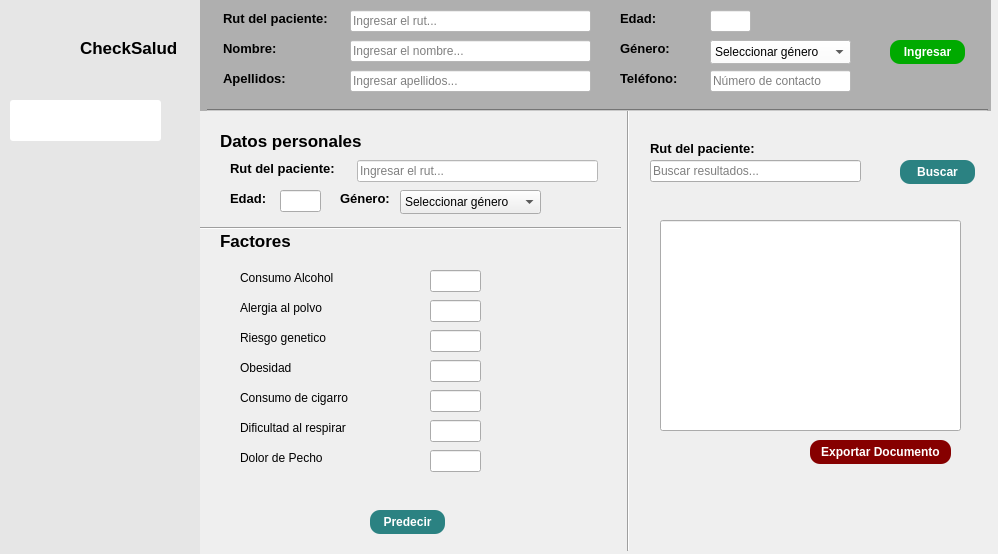
<?xml version="1.0" encoding="UTF-8"?>
<ui version="4.0">
 <class>MainWindow</class>
 <widget class="QMainWindow" name="MainWindow">
  <property name="geometry">
   <rect>
    <x>0</x>
    <y>0</y>
    <width>998</width>
    <height>554</height>
   </rect>
  </property>
  <property name="windowTitle">
   <string>Panel</string>
  </property>
  <property name="windowIcon">
   <iconset>
    <normaloff>icons/app.png</normaloff>icons/app.png</iconset>
  </property>
  <widget class="QWidget" name="centralwidget">
   <widget class="QWidget" name="menu_desplegable" native="true">
    <property name="geometry">
     <rect>
      <x>0</x>
      <y>0</y>
      <width>200</width>
      <height>751</height>
     </rect>
    </property>
    <property name="maximumSize">
     <size>
      <width>200</width>
      <height>16777215</height>
     </size>
    </property>
    <property name="styleSheet">
     <string notr="true">QWidget{
	background-color: rgb(230, 230, 230);
	color: black;
}

QPushButton{
	height: 30px;
	border:none;
}</string>
    </property>
    <widget class="QLabel" name="label_2">
     <property name="geometry">
      <rect>
       <x>20</x>
       <y>20</y>
       <width>50</width>
       <height>50</height>
      </rect>
     </property>
     <property name="text">
      <string/>
     </property>
     <property name="pixmap">
      <pixmap>icons/app.png</pixmap>
     </property>
     <property name="scaledContents">
      <bool>true</bool>
     </property>
    </widget>
    <widget class="QLabel" name="label_3">
     <property name="geometry">
      <rect>
       <x>80</x>
       <y>40</y>
       <width>101</width>
       <height>16</height>
      </rect>
     </property>
     <property name="font">
      <font>
       <pointsize>13</pointsize>
       <bold>true</bold>
      </font>
     </property>
     <property name="text">
      <string>CheckSalud</string>
     </property>
    </widget>
    <widget class="QPushButton" name="usuarios">
     <property name="geometry">
      <rect>
       <x>10</x>
       <y>100</y>
       <width>151</width>
       <height>41</height>
      </rect>
     </property>
     <property name="styleSheet">
      <string notr="true">QPushButton:checked{
	background-color: rgb(255, 255, 255);
	border-radius:3px;
}</string>
     </property>
     <property name="text">
      <string/>
     </property>
     <property name="icon">
      <iconset>
       <normaloff>icons/pacients.png</normaloff>
       <normalon>icons/on_pacientes.png</normalon>icons/pacients.png</iconset>
     </property>
     <property name="iconSize">
      <size>
       <width>300</width>
       <height>40</height>
      </size>
     </property>
     <property name="checkable">
      <bool>true</bool>
     </property>
     <property name="checked">
      <bool>true</bool>
     </property>
     <property name="autoExclusive">
      <bool>true</bool>
     </property>
    </widget>
    <widget class="QPushButton" name="informacion">
     <property name="geometry">
      <rect>
       <x>20</x>
       <y>390</y>
       <width>151</width>
       <height>41</height>
      </rect>
     </property>
     <property name="styleSheet">
      <string notr="true">QPushButton:checked{
	background-color: rgb(255, 255, 255);
	border-radius:3px;
}</string>
     </property>
     <property name="text">
      <string/>
     </property>
     <property name="icon">
      <iconset>
       <normaloff>icons/icon_informacion.png</normaloff>
       <normalon>icons/on_informacion.png</normalon>icons/icon_informacion.png</iconset>
     </property>
     <property name="iconSize">
      <size>
       <width>300</width>
       <height>40</height>
      </size>
     </property>
     <property name="checkable">
      <bool>true</bool>
     </property>
     <property name="autoExclusive">
      <bool>true</bool>
     </property>
    </widget>
    <widget class="QPushButton" name="salir">
     <property name="geometry">
      <rect>
       <x>20</x>
       <y>460</y>
       <width>151</width>
       <height>41</height>
      </rect>
     </property>
     <property name="text">
      <string/>
     </property>
     <property name="icon">
      <iconset>
       <normaloff>icons/icon_salir.png</normaloff>
       <normalon>icons/on_salir.png</normalon>icons/icon_salir.png</iconset>
     </property>
     <property name="iconSize">
      <size>
       <width>300</width>
       <height>40</height>
      </size>
     </property>
     <property name="checkable">
      <bool>true</bool>
     </property>
     <property name="autoExclusive">
      <bool>true</bool>
     </property>
    </widget>
   </widget>
   <widget class="QWidget" name="main" native="true">
    <property name="geometry">
     <rect>
      <x>200</x>
      <y>110</y>
      <width>791</width>
      <height>631</height>
     </rect>
    </property>
    <property name="styleSheet">
     <string notr="true"/>
    </property>
    <widget class="QPushButton" name="btnBuscarPacienteRegistrado">
     <property name="geometry">
      <rect>
       <x>700</x>
       <y>50</y>
       <width>75</width>
       <height>24</height>
      </rect>
     </property>
     <property name="styleSheet">
      <string notr="true">QPushButton{
	
	background-color: rgb(43, 130, 130);
	color: white;
	border: 1p solid grayx;
	border-radius: 10px;
	font-weight: bold;
	font-size: 12px;
}

QPushButton:hover{
	
	background-color: rgb(13, 35, 41);
}</string>
     </property>
     <property name="text">
      <string>Buscar</string>
     </property>
    </widget>
    <widget class="QLabel" name="label_9">
     <property name="geometry">
      <rect>
       <x>20</x>
       <y>120</y>
       <width>81</width>
       <height>21</height>
      </rect>
     </property>
     <property name="font">
      <font>
       <pointsize>13</pointsize>
       <bold>true</bold>
      </font>
     </property>
     <property name="text">
      <string>Factores</string>
     </property>
    </widget>
    <widget class="Line" name="line_2">
     <property name="geometry">
      <rect>
       <x>420</x>
       <y>0</y>
       <width>16</width>
       <height>441</height>
      </rect>
     </property>
     <property name="orientation">
      <enum>Qt::Orientation::Vertical</enum>
     </property>
    </widget>
    <widget class="QLineEdit" name="buscarResultadoPaciente">
     <property name="geometry">
      <rect>
       <x>450</x>
       <y>50</y>
       <width>211</width>
       <height>22</height>
      </rect>
     </property>
     <property name="placeholderText">
      <string>Buscar resultados...</string>
     </property>
    </widget>
    <widget class="QLabel" name="label_10">
     <property name="geometry">
      <rect>
       <x>450</x>
       <y>30</y>
       <width>111</width>
       <height>16</height>
      </rect>
     </property>
     <property name="font">
      <font>
       <pointsize>10</pointsize>
       <bold>true</bold>
      </font>
     </property>
     <property name="text">
      <string>Rut del paciente:</string>
     </property>
    </widget>
    <widget class="QLineEdit" name="resultadoPaciente">
     <property name="geometry">
      <rect>
       <x>460</x>
       <y>110</y>
       <width>301</width>
       <height>211</height>
      </rect>
     </property>
    </widget>
    <widget class="QPushButton" name="btnExportarResultado">
     <property name="geometry">
      <rect>
       <x>610</x>
       <y>330</y>
       <width>141</width>
       <height>24</height>
      </rect>
     </property>
     <property name="styleSheet">
      <string notr="true">QPushButton{
	
	
	background-color: rgb(134, 0, 0);
	color: white;
	border: 1p solid grayx;
	border-radius: 10px;
	font-weight: bold;
	font-size: 12px;
}

QPushButton:hover{
	
	background-color: rgb(13, 35, 41);
}</string>
     </property>
     <property name="text">
      <string>Exportar Documento</string>
     </property>
    </widget>
    <widget class="QLineEdit" name="txtNivelRespirar">
     <property name="geometry">
      <rect>
       <x>230</x>
       <y>310</y>
       <width>51</width>
       <height>22</height>
      </rect>
     </property>
    </widget>
    <widget class="QLineEdit" name="txtNivelAlcohol">
     <property name="geometry">
      <rect>
       <x>230</x>
       <y>160</y>
       <width>51</width>
       <height>22</height>
      </rect>
     </property>
    </widget>
    <widget class="QLineEdit" name="txtNivelPolvo">
     <property name="geometry">
      <rect>
       <x>230</x>
       <y>190</y>
       <width>51</width>
       <height>22</height>
      </rect>
     </property>
    </widget>
    <widget class="QLineEdit" name="txtNivelRiesgoGen">
     <property name="geometry">
      <rect>
       <x>230</x>
       <y>220</y>
       <width>51</width>
       <height>22</height>
      </rect>
     </property>
    </widget>
    <widget class="QLineEdit" name="txtNivelObesidad">
     <property name="geometry">
      <rect>
       <x>230</x>
       <y>250</y>
       <width>51</width>
       <height>22</height>
      </rect>
     </property>
    </widget>
    <widget class="QLineEdit" name="txtNivelCigarro">
     <property name="geometry">
      <rect>
       <x>230</x>
       <y>280</y>
       <width>51</width>
       <height>22</height>
      </rect>
     </property>
    </widget>
    <widget class="QLabel" name="label_12">
     <property name="geometry">
      <rect>
       <x>20</x>
       <y>20</y>
       <width>141</width>
       <height>21</height>
      </rect>
     </property>
     <property name="font">
      <font>
       <pointsize>13</pointsize>
       <bold>true</bold>
      </font>
     </property>
     <property name="text">
      <string>Datos personales</string>
     </property>
    </widget>
    <widget class="QLabel" name="label_11">
     <property name="geometry">
      <rect>
       <x>140</x>
       <y>80</y>
       <width>61</width>
       <height>16</height>
      </rect>
     </property>
     <property name="font">
      <font>
       <pointsize>10</pointsize>
       <bold>true</bold>
      </font>
     </property>
     <property name="text">
      <string>Género:</string>
     </property>
    </widget>
    <widget class="QLabel" name="label_13">
     <property name="geometry">
      <rect>
       <x>30</x>
       <y>80</y>
       <width>111</width>
       <height>16</height>
      </rect>
     </property>
     <property name="font">
      <font>
       <pointsize>10</pointsize>
       <bold>true</bold>
      </font>
     </property>
     <property name="text">
      <string>Edad:</string>
     </property>
    </widget>
    <widget class="QComboBox" name="cbGeneroPredecir">
     <property name="geometry">
      <rect>
       <x>200</x>
       <y>80</y>
       <width>141</width>
       <height>24</height>
      </rect>
     </property>
     <item>
      <property name="text">
       <string>Seleccionar género</string>
      </property>
     </item>
     <item>
      <property name="text">
       <string>Masculino</string>
      </property>
     </item>
     <item>
      <property name="text">
       <string>Femenino</string>
      </property>
     </item>
    </widget>
    <widget class="QLineEdit" name="txtEdadPredecir">
     <property name="geometry">
      <rect>
       <x>80</x>
       <y>80</y>
       <width>41</width>
       <height>22</height>
      </rect>
     </property>
     <property name="placeholderText">
      <string/>
     </property>
    </widget>
    <widget class="Line" name="line_3">
     <property name="geometry">
      <rect>
       <x>0</x>
       <y>110</y>
       <width>421</width>
       <height>16</height>
      </rect>
     </property>
     <property name="orientation">
      <enum>Qt::Orientation::Horizontal</enum>
     </property>
    </widget>
    <widget class="QLabel" name="label_14">
     <property name="geometry">
      <rect>
       <x>40</x>
       <y>160</y>
       <width>101</width>
       <height>16</height>
      </rect>
     </property>
     <property name="text">
      <string>Consumo Alcohol</string> 
     </property>
    </widget>
    <widget class="QLabel" name="label_15">
     <property name="geometry">
      <rect>
       <x>40</x>
       <y>190</y>
       <width>121</width>
       <height>16</height>
      </rect>
     </property>
     <property name="text">
      <string>Alergia al polvo</string>
     </property>
    </widget>
    <widget class="QLabel" name="label_16">
     <property name="geometry">
      <rect>
       <x>40</x>
       <y>220</y>
       <width>111</width>
       <height>16</height>
      </rect>
     </property>
     <property name="text">
      <string>Riesgo genetico</string>
     </property>
    </widget>
    <widget class="QLabel" name="label_17">
     <property name="geometry">
      <rect>
       <x>40</x>
       <y>250</y>
       <width>121</width>
       <height>16</height>
      </rect>
     </property>
     <property name="text">
      <string>Obesidad</string>
     </property>
    </widget>
    <widget class="QLabel" name="label_18">
     <property name="geometry">
      <rect>
       <x>40</x>
       <y>280</y>
       <width>121</width>
       <height>16</height>
      </rect>
     </property>
     <property name="text">
      <string>Consumo de cigarro</string>
     </property>
    </widget>
    <widget class="QLabel" name="label_19">
     <property name="geometry">
      <rect>
       <x>40</x>
       <y>310</y>
       <width>161</width>
       <height>16</height>
      </rect>
     </property>
     <property name="text">
      <string>Dificultad al respirar</string>
     </property>
    </widget>
    <widget class="QLabel" name="label_20">
     <property name="geometry">
      <rect>
       <x>40</x>
       <y>340</y>
       <width>161</width>
       <height>16</height>
      </rect>
     </property>
     <property name="text">
      <string>Dolor de Pecho</string>
     </property>
    </widget>
    <widget class="QLineEdit" name="txtNivelPecho">
     <property name="geometry">
      <rect>
       <x>230</x>
       <y>340</y>
       <width>51</width>
       <height>22</height>
      </rect>
     </property>
    </widget>
    <widget class="QPushButton" name="btnPredecir">
     <property name="geometry">
      <rect>
       <x>170</x>
       <y>400</y>
       <width>75</width>
       <height>24</height>
      </rect>
     </property>
     <property name="styleSheet">
      <string notr="true">QPushButton{
	
	background-color: rgb(43, 130, 130);
	color: white;
	border: 1p solid grayx;
	border-radius: 10px;
	font-weight: bold;
	font-size: 12px;
}

QPushButton:hover{
	
	background-color: rgb(13, 35, 41);
}</string>
     </property>
     <property name="text">
      <string>Predecir</string>
     </property>
    </widget>
    <widget class="QLineEdit" name="txtRutPacientePredecir">
     <property name="geometry">
      <rect>
       <x>157</x>
       <y>50</y>
       <width>241</width>
       <height>22</height>
      </rect>
     </property>
     <property name="styleSheet">
      <string notr="true">background-color: rgb(255, 255, 255);</string>
     </property>
     <property name="placeholderText">
      <string>Ingresar el rut...</string>
     </property>
    </widget>
    <widget class="QLabel" name="label_21">
     <property name="geometry">
      <rect>
       <x>30</x>
       <y>50</y>
       <width>111</width>
       <height>16</height>
      </rect>
     </property>
     <property name="font">
      <font>
       <pointsize>10</pointsize>
       <bold>true</bold>
      </font>
     </property>
     <property name="text">
      <string>Rut del paciente:</string>
     </property>
    </widget>
   </widget>
   <widget class="QWidget" name="widget" native="true">
    <property name="geometry">
     <rect>
      <x>200</x>
      <y>0</y>
      <width>791</width>
      <height>111</height>
     </rect>
    </property>
    <property name="styleSheet">
     <string notr="true">background-color: rgb(175, 175, 175);</string>
    </property>
    <widget class="QLabel" name="label_4">
     <property name="geometry">
      <rect>
       <x>23</x>
       <y>40</y>
       <width>111</width>
       <height>16</height>
      </rect>
     </property>
     <property name="font">
      <font>
       <pointsize>10</pointsize>
       <bold>true</bold>
      </font>
     </property>
     <property name="text">
      <string>Nombre:</string>
     </property>
    </widget>
    <widget class="QLineEdit" name="txtRutPaciente">
     <property name="geometry">
      <rect>
       <x>150</x>
       <y>10</y>
       <width>241</width>
       <height>22</height>
      </rect>
     </property>
     <property name="styleSheet">
      <string notr="true">background-color: rgb(255, 255, 255);</string>
     </property>
     <property name="placeholderText">
      <string>Ingresar el rut...</string>
     </property>
    </widget>
    <widget class="QLabel" name="label_5">
     <property name="geometry">
      <rect>
       <x>23</x>
       <y>70</y>
       <width>111</width>
       <height>16</height>
      </rect>
     </property>
     <property name="font">
      <font>
       <pointsize>10</pointsize>
       <bold>true</bold>
      </font>
     </property>
     <property name="text">
      <string>Apellidos:</string>
     </property>
    </widget>
    <widget class="QLineEdit" name="txtNombrePaciente">
     <property name="geometry">
      <rect>
       <x>150</x>
       <y>40</y>
       <width>241</width>
       <height>22</height>
      </rect>
     </property>
     <property name="styleSheet">
      <string notr="true">background-color: rgb(255, 255, 255);</string>
     </property>
     <property name="placeholderText">
      <string>Ingresar el nombre...</string>
     </property>
    </widget>
    <widget class="QLabel" name="label">
     <property name="geometry">
      <rect>
       <x>23</x>
       <y>10</y>
       <width>111</width>
       <height>16</height>
      </rect>
     </property>
     <property name="font">
      <font>
       <pointsize>10</pointsize>
       <bold>true</bold>
      </font>
     </property>
     <property name="text">
      <string>Rut del paciente:</string>
     </property>
    </widget>
    <widget class="QLineEdit" name="txtApellidosPaciente">
     <property name="geometry">
      <rect>
       <x>150</x>
       <y>70</y>
       <width>241</width>
       <height>22</height>
      </rect>
     </property>
     <property name="styleSheet">
      <string notr="true">background-color: rgb(255, 255, 255);</string>
     </property>
     <property name="placeholderText">
      <string>Ingresar apellidos...</string>
     </property>
    </widget>
    <widget class="Line" name="line">
     <property name="geometry">
      <rect>
       <x>7</x>
       <y>100</y>
       <width>781</width>
       <height>20</height>
      </rect>
     </property>
     <property name="orientation">
      <enum>Qt::Orientation::Horizontal</enum>
     </property>
    </widget>
    <widget class="QLabel" name="label_6">
     <property name="geometry">
      <rect>
       <x>420</x>
       <y>10</y>
       <width>111</width>
       <height>16</height>
      </rect>
     </property>
     <property name="font">
      <font>
       <pointsize>10</pointsize>
       <bold>true</bold>
      </font>
     </property>
     <property name="text">
      <string>Edad:</string>
     </property>
    </widget>
    <widget class="QLineEdit" name="txtEdadPaciente">
     <property name="geometry">
      <rect>
       <x>510</x>
       <y>10</y>
       <width>41</width>
       <height>22</height>
      </rect>
     </property>
     <property name="styleSheet">
      <string notr="true">background-color: rgb(255, 255, 255);</string>
     </property>
     <property name="placeholderText">
      <string/>
     </property>
    </widget>
    <widget class="QLabel" name="label_7">
     <property name="geometry">
      <rect>
       <x>420</x>
       <y>40</y>
       <width>111</width>
       <height>16</height>
      </rect>
     </property>
     <property name="font">
      <font>
       <pointsize>10</pointsize>
       <bold>true</bold>
      </font>
     </property>
     <property name="text">
      <string>Género:</string>
     </property>
    </widget>
    <widget class="QComboBox" name="cbGeneroPaciente">
     <property name="geometry">
      <rect>
       <x>510</x>
       <y>40</y>
       <width>141</width>
       <height>24</height>
      </rect>
     </property>
     <property name="styleSheet">
      <string notr="true">background-color: rgb(255, 255, 255);</string>
     </property>
     <item>
      <property name="text">
       <string>Seleccionar género</string>
      </property>
     </item>
     <item>
      <property name="text">
       <string>Masculino</string>
      </property>
     </item>
     <item>
      <property name="text">
       <string>Femenino</string>
      </property>
     </item>
    </widget>
    <widget class="QLabel" name="label_8">
     <property name="geometry">
      <rect>
       <x>420</x>
       <y>70</y>
       <width>111</width>
       <height>16</height>
      </rect>
     </property>
     <property name="font">
      <font>
       <pointsize>10</pointsize>
       <bold>true</bold>
      </font>
     </property>
     <property name="text">
      <string>Teléfono:</string>
     </property>
    </widget>
    <widget class="QLineEdit" name="txtNumeroPaciente">
     <property name="geometry">
      <rect>
       <x>510</x>
       <y>70</y>
       <width>141</width>
       <height>22</height>
      </rect>
     </property>
     <property name="styleSheet">
      <string notr="true">background-color: rgb(255, 255, 255);</string>
     </property>
     <property name="placeholderText">
      <string>Número de contacto</string>
     </property>
    </widget>
    <widget class="QPushButton" name="btnIngresarPaciente">
     <property name="geometry">
      <rect>
       <x>690</x>
       <y>40</y>
       <width>75</width>
       <height>24</height>
      </rect>
     </property>
     <property name="styleSheet">
      <string notr="true">QPushButton{
	background-color: rgb(0, 170, 0);
	color: white;
	border: 1p solid grayx;
	border-radius: 10px;
	font-weight: bold;
	font-size: 12px;
}

QPushButton:hover{
	
	background-color: rgb(13, 35, 41);
}</string>
     </property>
     <property name="text">
      <string>Ingresar</string>
     </property>
    </widget>
   </widget>
  </widget>
 </widget>
 <resources>
  <include location="resources.qrc"/>
 </resources>
 <connections>
  <connection>
   <sender>salir</sender>
   <signal>toggled(bool)</signal>
   <receiver>MainWindow</receiver>
   <slot>close()</slot>
   <hints>
    <hint type="sourcelabel">
     <x>253</x>
     <y>481</y>
    </hint>
    <hint type="destinationlabel">
     <x>270</x>
     <y>564</y>
    </hint>
   </hints>
  </connection>
 </connections>
</ui>
